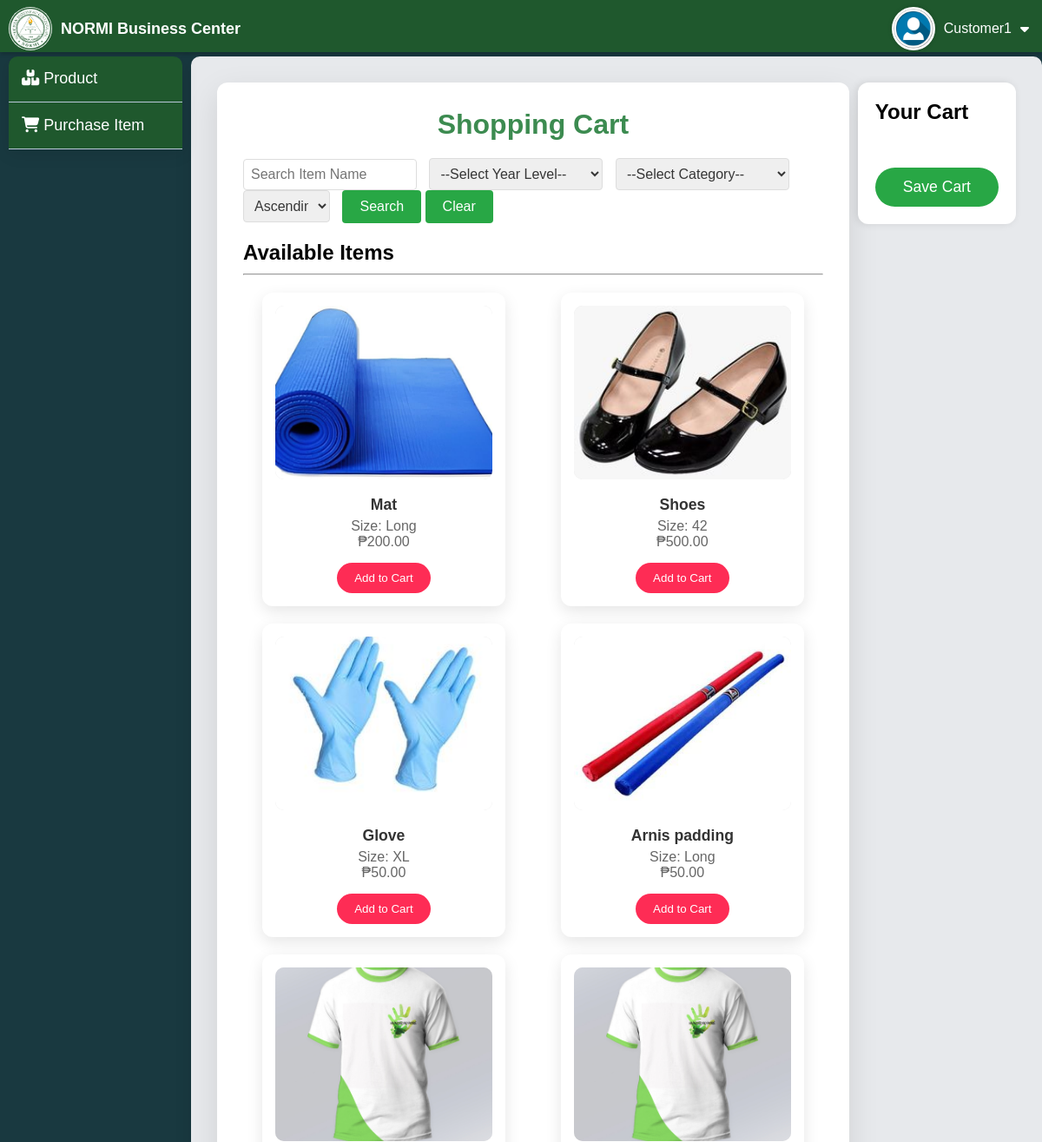
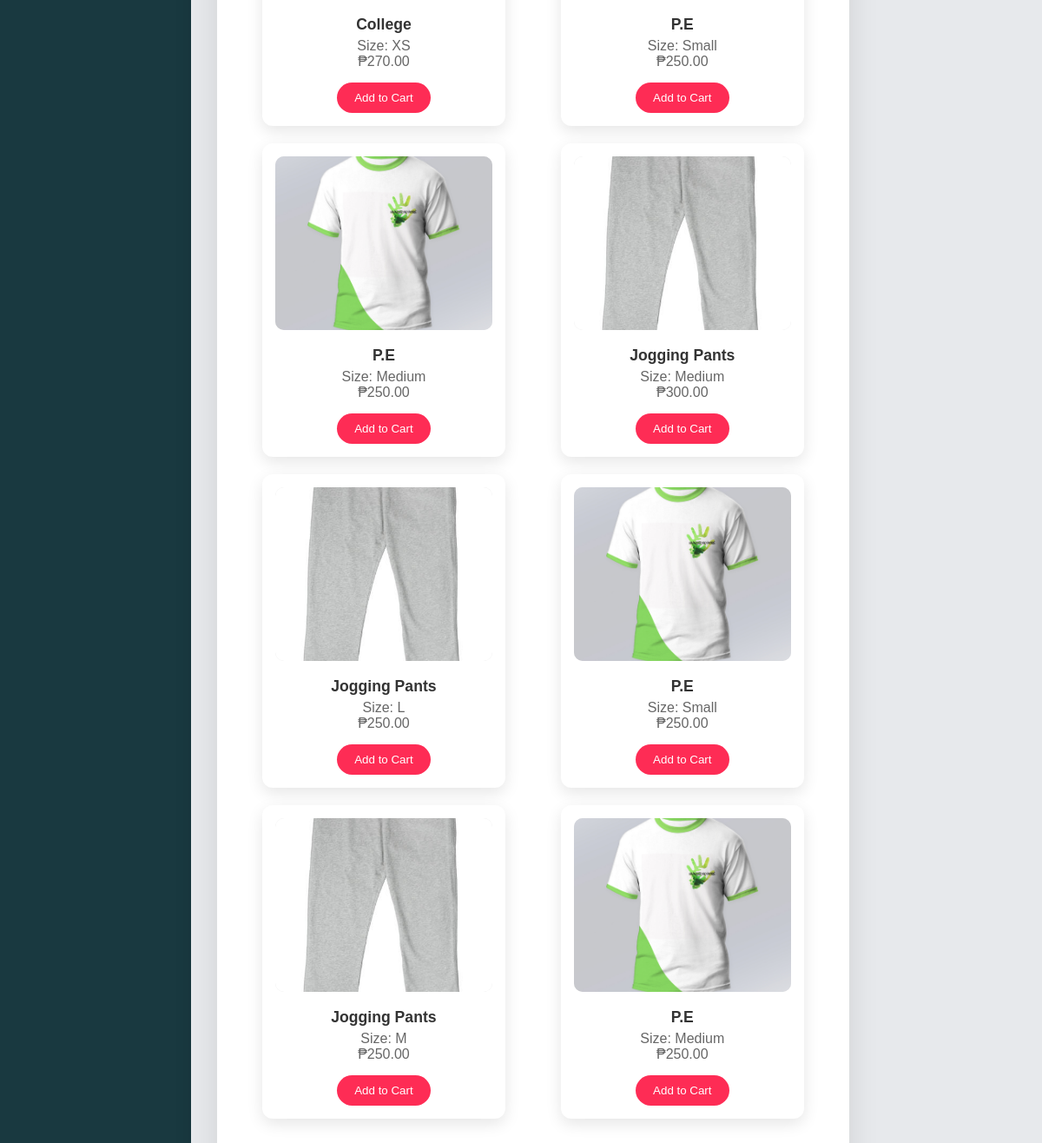
Screenshot of /customer/all_college_item.php (signed in) with the database file from the repository (2 pictures, top to bottom).
### tables this page shows
CREATE TABLE `customers` (
  `id` int(50) NOT NULL,
  `username` varchar(255) NOT NULL,
  `password` varchar(255) NOT NULL,
  `customer_name` varchar(255) NOT NULL
);

CREATE TABLE `inventory` (
  `id` int(11) NOT NULL,
  `name` varchar(100) NOT NULL,
  `barcode` varchar(100) NOT NULL,
  `quantity` int(11) NOT NULL,
  `price` decimal(10,2) NOT NULL,
  `item_code` varchar(50) NOT NULL,
  `size` varchar(20) NOT NULL,
  `image` varchar(255) NOT NULL,
  `year_level` varchar(30) NOT NULL,
  `category` varchar(255) NOT NULL,
  `description` varchar(225) NOT NULL
);

### customer/all_college_item.php (the view, shortened to what this page needs)
<?php
include '../db.php';
try {
    $pdo = new PDO("mysql:host=$host;dbname=$dbname", $username, $password);
    $pdo->setAttribute(PDO::ATTR_ERRMODE, PDO::ERRMODE_EXCEPTION);
} catch (PDOException $e) {
    die("Could not connect to the database: " . $e->getMessage());
}
$searchTerm = isset($_GET['search']) ? $_GET['search'] : '';
$orderDirection = isset($_GET['order_direction']) ? $_GET['order_direction'] : 'ASC';
$items = [];
try {
    $query = "SELECT id, name, size, price, image, year_level, category FROM inventory";
    if (!empty($orderDirection)) {
        $query .= " ORDER BY year_level " . ($orderDirection === 'ASC' ? 'ASC' : 'DESC');
    }
    $stmt = $pdo->prepare($query);
    $stmt->execute();
    $items = $stmt->fetchAll(PDO::FETCH_ASSOC);
} catch (PDOException $e) {
    echo "Error fetching items: " . $e->getMessage();
}
?>
<!DOCTYPE html>
<html lang="en">
<head>
    <link rel="stylesheet" href="css/all_college_item.css">
</head>
<body>
<?php include_once('navbar.php'); ?>
<?php include_once('sidebar.php'); ?>
<div class="container-main">
    <div class="container">
        <h1>Shopping Cart</h1>
        <div class="search-bar">
            <form method="GET" action="">
                <input type="text" name="search" placeholder="Search Item Name" value="<?php echo htmlspecialchars($searchTerm); ?>">
                <select name="year_level" class="select">
                    <option value="" disabled selected>--Select Year Level--</option>
                </select>
                <select name="category" class="select">
                    <option value="" disabled selected>--Select Category--</option>
                </select>
                <select name="order_direction" class="dess">
                    <option value="ASC" <?php if ($orderDirection === 'ASC') echo 'selected'; ?>>Ascending</option>
                </select>
                <button type="submit">Search</button>
                <button type="button" onclick="clearSearch()">Clear</button>
            </form>
        </div>
        <div class="items-container">
            <h2>Available Items</h2>
            <hr>
            <div id="items" class="items-grid">
                <?php if (empty($items)): ?>
                    <p>No items found.</p>
                <?php else: ?>
                    <?php foreach ($items as $item): ?>
                        <div class="item-card">
                            <?php
                                $imagePath = '../uploads/' . htmlspecialchars($item['image']);
                                if (!empty($item['image']) && file_exists($imagePath)):
                            ?>
                                <img src="<?php echo $imagePath; ?>" alt="<?php echo htmlspecialchars($item['name']); ?>" class="product-image" onerror="this.onerror=null; this.src='uploads/default.jpg';">
                            <?php else: ?>
                                <img src="uploads/default.jpg" alt="Default Image" class="product-image">
                            <?php endif; ?>
                            <div class="item-details">
                                <div class="item-name"><?php echo htmlspecialchars($item['name']); ?></div>
                                <div class="item-size">Size: <?php echo htmlspecialchars($item['size']); ?></div>
                                <div class="item-price">₱<?php echo htmlspecialchars($item['price']); ?></div>
                            </div>
                            <button class="add-to-cart-btn" onclick="addItemToCart('<?php echo htmlspecialchars($item['id']); ?>', '<?php echo htmlspecialchars($item['name']); ?>', '<?php echo htmlspecialchars($item['size']); ?>', <?php echo htmlspecialchars($item['price']); ?>)">
                                Add to Cart
                            </button>
                        </div>
                    <?php endforeach; ?>
                <?php endif; ?>
            </div>
        </div>
    </div>
    <div class="cart-sidebar">
        <h2>Your Cart</h2>
        <button id="saveCartButton">Save Cart</button>
    </div>
</div>
</body>
</html>

### customer/navbar.php (shortened to what this page needs)
<?php
include_once '../db.php';
try {
    $pdo = new PDO("mysql:host=$host;dbname=$dbname", $username, $password);
    $pdo->setAttribute(PDO::ATTR_ERRMODE, PDO::ERRMODE_EXCEPTION);
} catch (PDOException $e) {
    error_log("Database connection error: " . $e->getMessage());
    die("Could not connect to the database. Please try again later.");
}
if (isset($_SESSION['all_username'])) {
    $stmt = $pdo->prepare("SELECT username, customer_name FROM customers WHERE username = :username");
    $stmt->bindParam(':username', $_SESSION['all_username'], PDO::PARAM_STR);
    $stmt->execute();
    $user = $stmt->fetch(PDO::FETCH_ASSOC);
    if ($user) {
        $username = $user['customer_name'];
    }
}
?>
<!DOCTYPE html>
<html lang="en">
<head>
    <link rel="stylesheet" href="https://cdnjs.cloudflare.com/ajax/libs/font-awesome/6.6.0/css/all.min.css">
    <link rel="stylesheet" href="css/navbar.css">
</head>
<body>
    <nav class="navbar">
        <div class="logo">
            <img src="../img/logohome.png" alt="Logo">
            <h1>NORMI Business Center</h1>
        </div>
        <div class="username">
            <div class="user">
                <div class="userpic">
                <img src="../img/user.png" alt="User Picture">
                </div>
                <p aria-label="Logged-in Username"><?php echo htmlspecialchars($username); ?></p>
                <i class="fa-solid fa-caret-down" style="color: #fff"></i>
            </div>
        </div>
    </nav>
</body>
</html>

### customer/css/all_college_item.css (style rules this page uses)
* { box-sizing: border-box; margin: 0; padding: 0; }
body { font-family: 'Arial', sans-serif; background-color: #193940; }
.container-main { margin-top: 65px; margin-left: 220px; background-color: #e7e9ec; border-radius: 10px; box-shadow: 0 4px 20px rgba(0, 0, 0, 0.1); display: flex; padding: 30px; height: auto; gap: 10px; }
.container { width: 80%; max-width: 1200px; background-color: white; border-radius: 12px; box-shadow: 0 12px 36px rgba(0, 0, 0, 0.1); padding: 30px; display: flex; flex-direction: column; align-items: center; }
.items-container > h2 { margin-bottom: 10px; }
.container > h1 { color: #3c8b50; }
.items-container > hr { margin-bottom: 20px; }
.cart-sidebar { width: 20%; max-width: 300px; height: 100%; background-color: #fff; box-shadow: -2px 0 10px rgba(0, 0, 0, 0.1); padding: 20px; overflow-y: auto; z-index: 100; border-radius: 12px; }
.cart-sidebar h2 { font-size: 1.5rem; margin-bottom: 20px; }
button#saveCartButton { background-color: #28a745; color: white; padding: 12px 20px; border-radius: 30px; border: none; cursor: pointer; width: 100%; font-size: 1.1rem; margin-top: 30px; transition: background-color 0.3s ease; }
.items-container { width: 100%; margin-bottom: 40px; }
.items-grid { display: grid; grid-template-columns: repeat(auto-fill, minmax(250px, 1fr)); gap: 20px; justify-items: center; }
.item-card { background-color: #fff; padding: 15px; border-radius: 12px; box-shadow: 0 6px 18px rgba(0, 0, 0, 0.1); text-align: center; transition: transform 0.3s ease, box-shadow 0.3s ease; width: 100%; max-width: 280px; }
.product-image { width: 100%; height: 200px; object-fit: cover; border-radius: 10px; margin-bottom: 15px; background-color: #e4e4e4; }
.item-details { margin-bottom: 15px; }
.item-name { font-size: 1.1rem; font-weight: bold; color: #333; margin-bottom: 5px; }
.item-size, .item-price { color: #666; font-size: 1rem; }
.add-to-cart-btn { background-color: #fe2c55; color: white; border: none; border-radius: 30px; padding: 10px 20px; cursor: pointer; transition: background-color 0.3s ease; }
.search-bar { border-radius: 8px; margin-bottom: 30px; display: flex; justify-content: space-between; align-items: center; max-width: 100%; margin: 20px auto; }
.search-bar input, .search-bar select { padding: 8px; font-size: 1em; border: 1px solid #ddd; border-radius: 4px; margin-right: 10px; width: 200px; color: #363636; }
.search-bar .select { width: 200px; }
.search-bar button { padding: 10px 20px; background-color: #28a745; color: white; border: none; border-radius: 4px; cursor: pointer; font-size: 1em; }
.search-bar .dess { width: 100px; }

### customer/css/navbar.css (style rules this page uses)
.navbar { position: fixed; top: 0; left: 0; width: 100%; height: 60px; z-index: 1000; display: flex; flex-wrap: wrap; align-items: center; justify-content: space-between; background-color: #1f582d; padding: 5px 10px; box-shadow: 0 2px 5px rgba(0, 0, 0, 0.2); }
.username { max-width: 300px; cursor: pointer; transition: 0.5ms; }
.user { padding: 3px 5px; display: flex; align-items: center; justify-content: left; max-width: 300px; }
.user p { color: #fff; margin: 0; padding: 0 10px; font-weight: 500; }
.userpic { width: 50px; height: 50px; border-radius: 50%; background-color: white; }
.logo { display: flex; align-items: center; color: #fff; gap: 10px; cursor: pointer; }
.logo > h1 { font-size: 18px; font-weight: bold; }
.logo > img { border-radius: 50%; height: 50px; background-color: #fff; }

### customer/navbar.php (style rules this page uses)
.userpic { width: 50px; height: 50px; border-radius: 50%; background-color: white; overflow: hidden; display: flex; align-items: center; justify-content: center; border: 2px solid #fff; box-shadow: 0 0 5px rgba(0, 0, 0, 0.2); }
.userpic img { width: 100%; height: 100%; object-fit: cover; }

### rows the page displays
customers: customer_name "Customer1"
inventory: image (picture), name "Mat", size "Long", price "200.00"
inventory: image (picture), name "Shoes", size "42", price "500.00"
inventory: image+name (picture), name "Glove", size "XL", price "50.00"
inventory: image (picture), name "Arnis padding", size "Long", price "50.00"
inventory: image (picture), name "College", size "XS", price "270.00"
inventory: image (picture), name "P.E", size "Small", price "250.00"
inventory: image (picture), name "P.E", size "Medium", price "250.00"
inventory: image (picture), name "Jogging Pants", size "Medium", price "300.00"
inventory: image (picture), name "Jogging Pants", size "L", price "250.00"
inventory: image (picture), name "P.E", size "Small", price "250.00"
inventory: image (picture), name "Jogging Pants", size "M", price "250.00"
inventory: image (picture), name "P.E", size "Medium", price "250.00"
